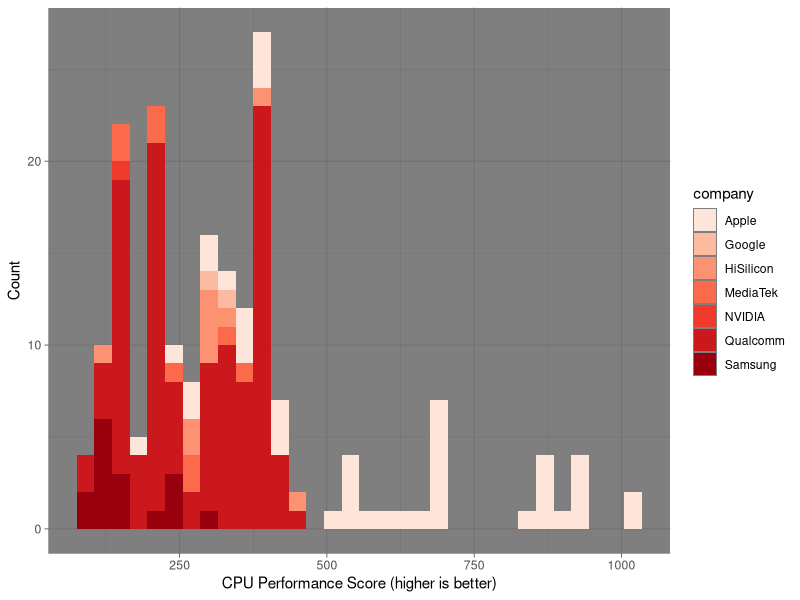

The R source for this figure:
#### Load in csv file ####

phone_benchmarks <- read.csv("data/ML_ALL_benchmarks.csv")

## practice plotting with data

library(ggplot2)

ggplot(data = phone_benchmarks, aes(cpuScore)) +
  geom_histogram(binwidth = 30, aes(fill = company)) +
  labs(x = "CPU Performance Score (higher is better)", y = "Count") +
  scale_fill_brewer(palette = "Reds") + 
  theme_dark()

